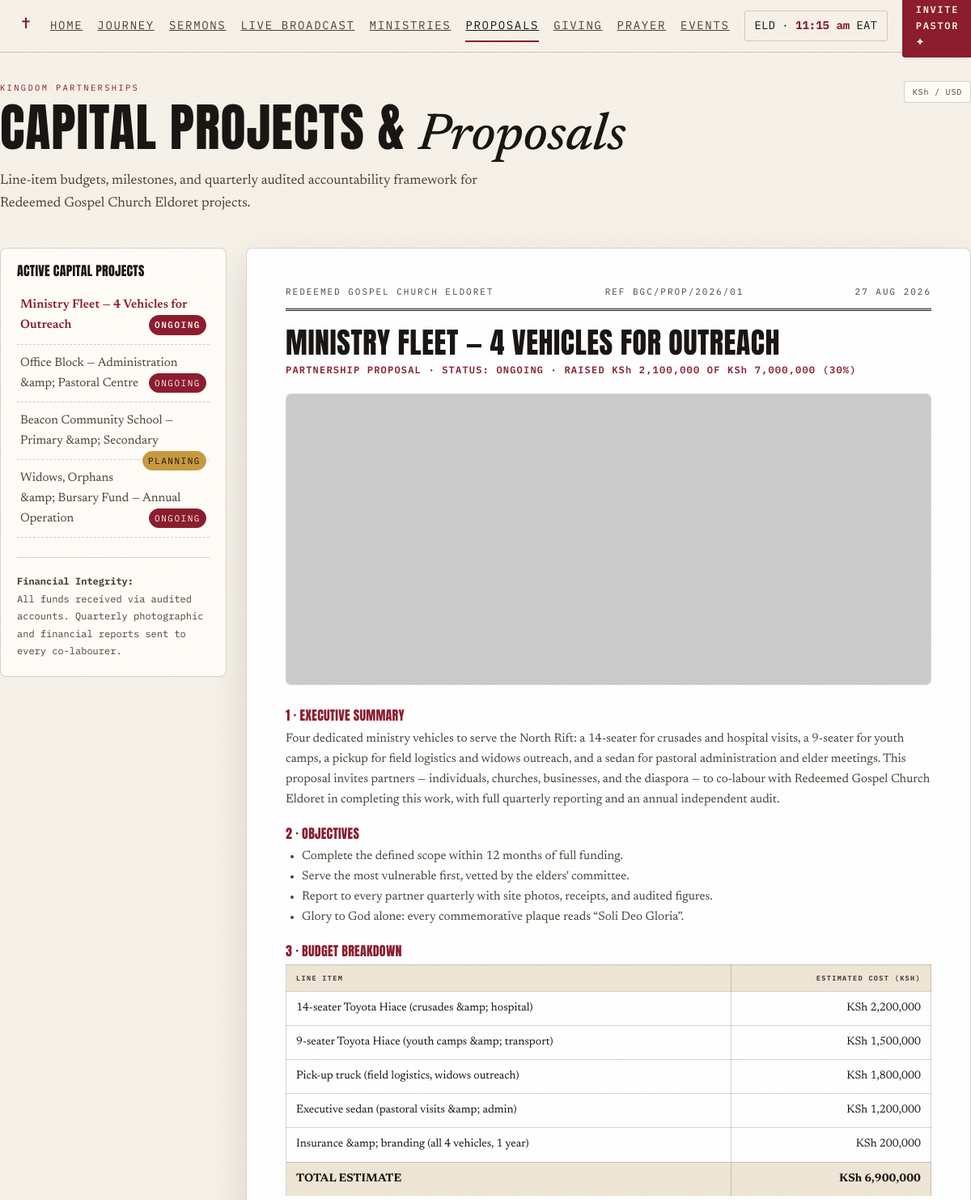
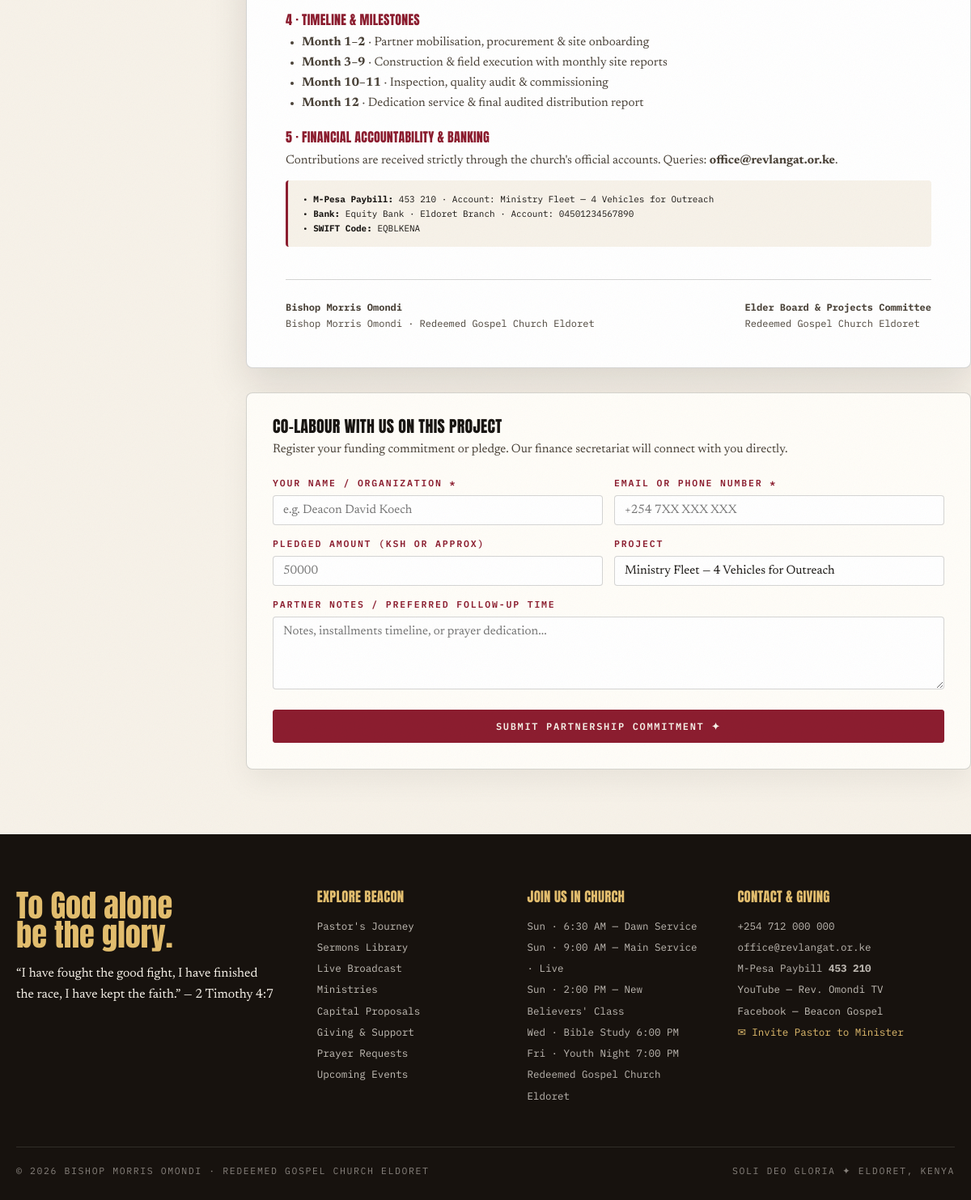
The page /proposal.php on the database its author committed (2 pictures, top to bottom).
### tables this page shows
CREATE TABLE IF NOT EXISTS `projects` (
    `id` INT AUTO_INCREMENT PRIMARY KEY,
    `name` VARCHAR(200) NOT NULL,
    `status` ENUM('planning','ongoing','completed') NOT NULL DEFAULT 'ongoing',
    `raised_amount` DECIMAL(15,2) NOT NULL DEFAULT 0.00,
    `goal_amount` DECIMAL(15,2) NOT NULL DEFAULT 0.00,
    `image_url` VARCHAR(255) NOT NULL,
    `summary` TEXT NOT NULL,
    `budget_text` TEXT NOT NULL,
    `sort_order` INT NOT NULL DEFAULT 0,
    `created_at` DATETIME DEFAULT CURRENT_TIMESTAMP
);

### proposal.php (called while the page is built)
<?php
require_once __DIR__ . '/proposals.php';

### proposals.php (the view, shortened to what this page needs)
<?php
require_once __DIR__ . '/config/db.php';
require_once __DIR__ . '/config/functions.php';
$projects = db_fetch_all("SELECT * FROM projects ORDER BY sort_order ASC, id ASC");
$selectedId = isset($_GET['id']) ? (int)$_GET['id'] : (!empty($projects) ? (int)$projects[0]['id'] : 0);
$currentProject = null;
foreach ($projects as $p) {
    if ((int)$p['id'] === $selectedId) {
        $currentProject = $p;
        break;
    }
}
$budgetRows = [];
$totalBudget = 0;
if ($currentProject && !empty($currentProject['budget_text'])) {
    $lines = explode("\n", trim($currentProject['budget_text']));
    foreach ($lines as $line) {
        $parts = explode("|", trim($line));
        if (!empty($parts[0])) {
            $cost = isset($parts[1]) ? (float)$parts[1] : 0;
            $budgetRows[] = ['item' => trim($parts[0]), 'cost' => $cost];
            $totalBudget += $cost;
        }
    }
}
$commitmentSuccess = false;
$commitmentRef = '';
require_once __DIR__ . '/includes/header.php';
?>
<div class="wrap" style="padding-top:100px;padding-bottom:80px;">
  <div class="shead" style="position:relative;">
    <p class="idx">Kingdom Partnerships</p>
    <h1 style="font-size:clamp(2.4rem, 5.5vw, 4rem);">Capital Projects &amp; <span class="ser">Proposals</span></h1>
    <p style="margin-top:10px;color:var(--ink2);max-width:650px;">Line-item budgets, milestones, and quarterly audited accountability framework for Redeemed Gospel Church Eldoret projects.</p>
    <button type="button" class="currency-toggle proposal-currency-toggle" data-currency-toggle aria-label="Switch between Kenyan shillings and US dollars">KSh / USD</button>
  </div>
  <div class="propgrid">
    <div class="propside">
      <h4>Active Capital Projects</h4>
      <?php foreach ($projects as $proj): ?>
        <a href="proposals.php?id=<?= $proj['id'] ?>" class="<?= (int)$proj['id'] === (int)$currentProject['id'] ? 'on' : '' ?>">
          <?= esc($proj['name']) ?>
          <span class="chip <?= $proj['status'] === 'ongoing' ? 'wine' : ($proj['status'] === 'completed' ? 'pine' : 'gold') ?>" style="float:right;font-size:11px;padding:2px 6px;">
            <?= esc($proj['status']) ?>
          </span>
        </a>
      <?php endforeach; ?>
      <div style="margin-top:24px;padding-top:18px;border-top:1px solid var(--line);font-family:var(--mono);font-size:12px;color:var(--ink2);line-height:1.8;">
        <b>Financial Integrity:</b><br>
        All funds received via audited accounts. Quarterly photographic and financial reports sent to every co-labourer.
      </div>
    </div>
    <div>
      <?php if ($currentProject):
        $pct = $currentProject['goal_amount'] > 0 ? min(100, round(($currentProject['raised_amount'] / $currentProject['goal_amount']) * 100)) : 0;
      ?>
        <div class="pdoc">
          <div class="dh">
            <span>Redeemed Gospel Church Eldoret</span>
            <span>Ref BGC/PROP/<?= date('Y') ?>/<?= str_pad($currentProject['id'], 2, '0', STR_PAD_LEFT) ?></span>
            <span><?= date('d M Y') ?></span>
          </div>
          <h2><?= esc($currentProject['name']) ?></h2>
          <div class="meta">
            PARTNERSHIP PROPOSAL · STATUS: <?= strtoupper($currentProject['status']) ?> · RAISED <?= format_ksh($currentProject['raised_amount']) ?> OF <?= format_ksh($currentProject['goal_amount']) ?> (<?= $pct ?>%)
          </div>
          <div style="margin:20px 0 30px;border-radius:6px;overflow:hidden;border:1px solid var(--line);max-height:360px;">
            <img src="<?= esc(img_src($currentProject['image_url'])) ?>" alt="<?= esc($currentProject['name']) ?>" style="width:100%;height:100%;object-fit:cover;">
          </div>
          <h4>1 · Executive Summary</h4>
          <p><?= nl2br(esc($currentProject['summary'])) ?> This proposal invites partners — individuals, churches, businesses, and the diaspora — to co-labour with Redeemed Gospel Church Eldoret in completing this work, with full quarterly reporting and an annual independent audit.</p>
          <h4>2 · Objectives</h4>
          <ul>
            <li>Complete the defined scope within 12 months of full funding.</li>
            <li>Serve the most vulnerable first, vetted by the elders' committee.</li>
            <li>Report to every partner quarterly with site photos, receipts, and audited figures.</li>
            <li>Glory to God alone: every commemorative plaque reads “Soli Deo Gloria”.</li>
          </ul>
          <h4>3 · Budget Breakdown</h4>
          <table class="bud">
            <thead>
              <tr>
                <th>Line Item</th>
                <th style="text-align:right">Estimated Cost (KSh)</th>
              </tr>
            </thead>
            <tbody>
              <?php foreach ($budgetRows as $row): ?>
                <tr>
                  <td><?= esc($row['item']) ?></td>
                  <td style="text-align:right"><?= format_ksh($row['cost']) ?></td>
                </tr>
              <?php endforeach; ?>
            </tbody>
            <tfoot>
              <tr style="font-weight:bold;background:var(--paper2);">
                <td>TOTAL ESTIMATE</td>
                <td style="text-align:right"><?= format_ksh($totalBudget) ?></td>
              </tr>
            </tfoot>
          </table>
          <h4>4 · Timeline &amp; Milestones</h4>
          <ul>
            <li><b>Month 1–2</b> · Partner mobilisation, procurement &amp; site onboarding</li>
            <li><b>Month 3–9</b> · Construction &amp; field execution with monthly site reports</li>
            <li><b>Month 10–11</b> · Inspection, quality audit &amp; commissioning</li>
            <li><b>Month 12</b> · Dedication service &amp; final audited distribution report</li>
          </ul>
          <h4>5 · Financial Accountability &amp; Banking</h4>
          <p>Contributions are received strictly through the church's official accounts. Queries: <b><?= esc(get_setting('email')) ?></b>.</p>
          <div style="background:var(--paper);padding:14px 18px;border-radius:4px;font-family:var(--mono);font-size:11px;margin:12px 0 20px;border-left:3px solid var(--wine);">
            • <b>M-Pesa Paybill:</b> <?= esc(get_setting('mpesa_paybill')) ?> · Account: <?= esc($currentProject['name']) ?><br>
            • <b>Bank:</b> <?= esc(get_setting('bank_name')) ?> · Account: <?= esc(get_setting('bank_account')) ?><br>
            • <b>SWIFT Code:</b> <?= esc(get_setting('swift_code')) ?>
          </div>
          <div class="sigblock">
            <div>
              <b><?= esc(get_setting('pastor_name')) ?></b><br>
              Bishop Morris Omondi · Redeemed Gospel Church Eldoret
            </div>
            <div>
              <b>Elder Board &amp; Projects Committee</b><br>
              Redeemed Gospel Church Eldoret
            </div>
          </div>
        </div>
        <div class="card" style="margin-top:30px;">
          <h3>Co-Labour with Us on this Project</h3>
          <p style="font-size:.95rem;color:var(--ink2);margin:6px 0 20px;">Register your funding commitment or pledge. Our finance secretariat will connect with you directly.</p>
          <?php if ($commitmentSuccess): ?>
            <div class="card success show" style="display:block;">
              <svg viewBox="0 0 80 80"><circle cx="40" cy="40" r="36"/><path d="M24 41 L36 53 L58 29"/></svg>
              <h3>Thank You for Standing with Beacon!</h3>
              <p class="ref">PLEDGE REFERENCE: <?= esc($commitmentRef) ?></p>
              <p>Your partnership commitment has been recorded in the registry. A confirmation email and bank wire instruction packet will be dispatched to you.</p>
              <?php if ($member): ?>
                <a href="<?= BASE_URL ?>my_requests.php" class="btn sm gold" style="margin-top:14px;">View In My Pledges &rarr;</a>
              <?php endif; ?>
            </div>
          <?php else: ?>
            <form method="post" action="proposals.php?id=<?= $currentProject['id'] ?>">
              <div class="f2">
                <div class="field">
                  <label>Your Name / Organization *</label>
                  <input type="text" name="partner_name" value="<?= esc($member['name'] ?? '') ?>" placeholder="e.g. Deacon David Koech" required>
                </div>
                <div class="field">
                  <label>Email or Phone Number *</label>
                  <input type="text" name="partner_contact" value="<?= esc($member['email'] ?? '') ?>" placeholder="+254 7XX XXX XXX" required>
                </div>
              </div>
              <div class="f2">
                <div class="field">
                  <label>Pledged Amount (KSh or Approx)</label>
                  <input type="number" name="amount_pledged" placeholder="50000" step="500">
                </div>
                <div class="field">
                  <label>Project</label>
                  <input type="text" value="<?= esc($currentProject['name']) ?>" disabled>
                </div>
              </div>
              <div class="field">
                <label>Partner Notes / Preferred Follow-up Time</label>
                <textarea name="notes" placeholder="Notes, installments timeline, or prayer dedication..."></textarea>
              </div>
              <button type="submit" class="btn" style="width:100%">Submit Partnership Commitment ✦</button>
            </form>
          <?php endif; ?>
        </div>
      <?php endif; ?>
    </div>
  </div>
</div>
<?php require_once __DIR__ . '/includes/footer.php'; ?>

### rows shown on the page
projects: name "Ministry Fleet — 4 Vehicles for Outreach", status "ONGOING", id "01", name "MINISTRY FLEET — 4 VEHICLES FOR OUTREACH", pct "30", summary "Four dedicated ministry vehicles to serve the North Rift: a 14-seater for crusades and hospital visits, a 9-seater for youth camps, a pickup for field logistics and widows outreach, and a sedan for pastoral administration and elder meetings."
projects: name "Office Block — Administration &amp; Pastoral Centre", status "ONGOING"
projects: name "Beacon Community School — Primary &amp; Secondary", status "PLANNING"
projects: name "Widows, Orphans &amp; Bursary Fund — Annual Operation", status "ONGOING"

### other values the page prints
$row['item'] "14-seater Toyota Hiace (crusades &amp; hospital)"
$row['item'] "9-seater Toyota Hiace (youth camps &amp; transport)"
$row['item'] "Pick-up truck (field logistics, widows outreach)"
$row['item'] "Executive sedan (pastoral visits &amp; admin)"
$row['item'] "Insurance &amp; branding (all 4 vehicles, 1 year)"
get_setting('email') "office@revlangat.or.ke"
get_setting('mpesa_paybill') "453 210"
get_setting('bank_name') "Equity Bank · Eldoret Branch"
get_setting('bank_account') "04501234567890"
get_setting('swift_code') "EQBLKENA"
get_setting('pastor_name') "Bishop Morris Omondi"
$sun1 "6:30 AM — Dawn Service"
$sun2 "9:00 AM — Main Service · Live"
$sun3 "2:00 PM — New Believers' Class"
$address "Redeemed Gospel Church Eldoret"
